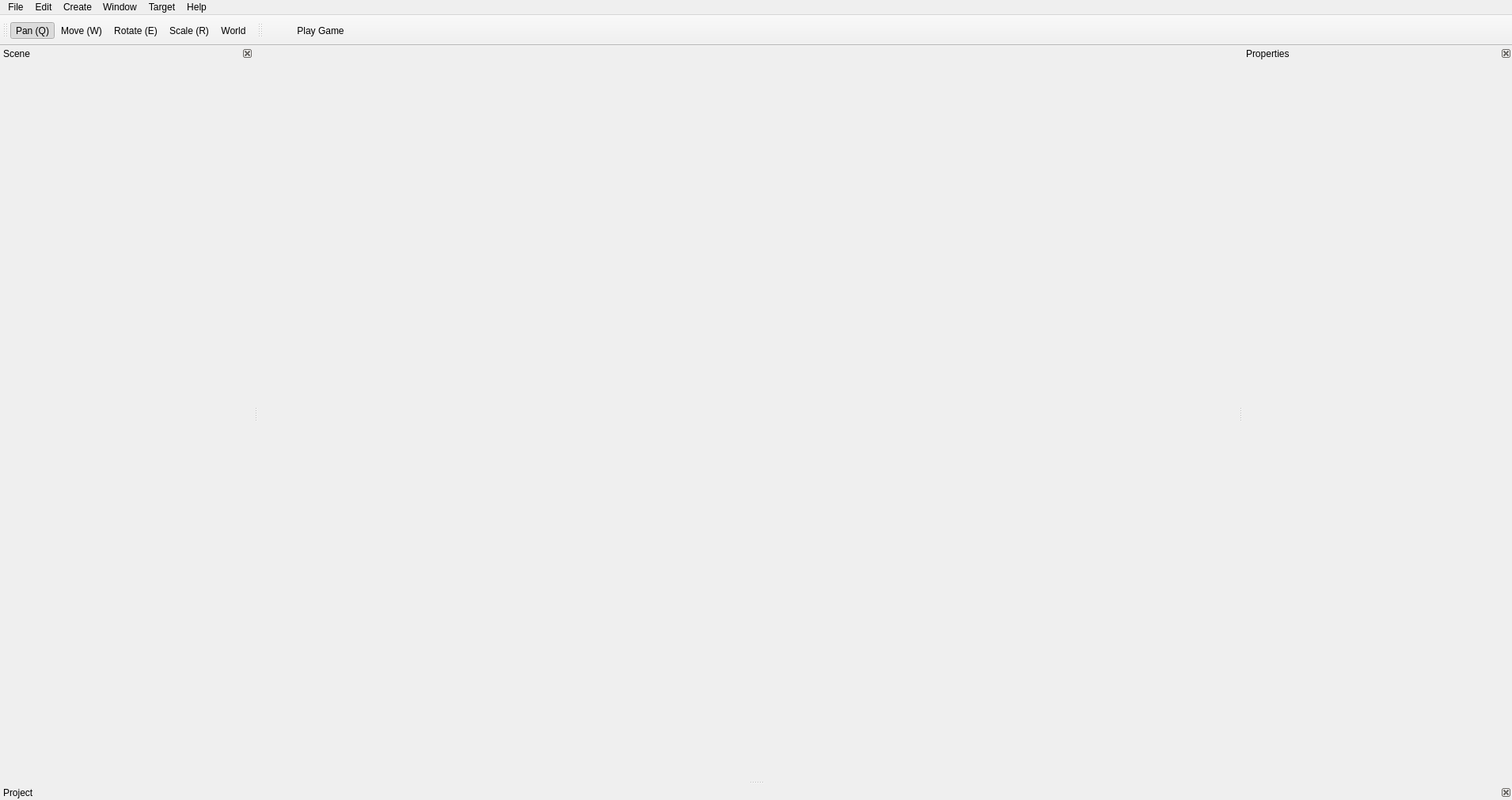
<?xml version="1.0" encoding="UTF-8"?>
<ui version="4.0">
 <class>EditorWindow</class>
 <widget class="QMainWindow" name="EditorWindow">
  <property name="geometry">
   <rect>
    <x>0</x>
    <y>0</y>
    <width>1910</width>
    <height>1010</height>
   </rect>
  </property>
  <property name="windowTitle">
   <string/>
  </property>
  <property name="iconSize">
   <size>
    <width>32</width>
    <height>32</height>
   </size>
  </property>
  <property name="tabShape">
   <enum>QTabWidget::Rounded</enum>
  </property>
  <property name="dockNestingEnabled">
   <bool>true</bool>
  </property>
  <property name="dockOptions">
   <set>QMainWindow::AllowNestedDocks|QMainWindow::AllowTabbedDocks|QMainWindow::AnimatedDocks|QMainWindow::ForceTabbedDocks|QMainWindow::VerticalTabs</set>
  </property>
  <widget class="QWidget" name="centralWidget"/>
  <widget class="QMenuBar" name="menuBar">
   <property name="geometry">
    <rect>
     <x>0</x>
     <y>0</y>
     <width>1910</width>
     <height>21</height>
    </rect>
   </property>
   <widget class="QMenu" name="menuFile">
    <property name="title">
     <string>File</string>
    </property>
    <addaction name="actionNewProject"/>
    <addaction name="actionOpenProject"/>
    <addaction name="actionSave"/>
    <addaction name="actionSaveAs"/>
    <addaction name="actionSaveAll"/>
    <addaction name="actionImport"/>
    <addaction name="separator"/>
    <addaction name="actionPackage"/>
    <addaction name="separator"/>
    <addaction name="actionExit"/>
   </widget>
   <widget class="QMenu" name="menuEdit">
    <property name="title">
     <string>Edit</string>
    </property>
    <addaction name="actionPreferences"/>
    <addaction name="separator"/>
    <addaction name="actionUndo"/>
    <addaction name="actionRedo"/>
    <addaction name="separator"/>
    <addaction name="actionCut"/>
    <addaction name="actionCopy"/>
    <addaction name="actionPaste"/>
    <addaction name="separator"/>
    <addaction name="actionDuplicate"/>
    <addaction name="actionDelete"/>
    <addaction name="actionFrame"/>
    <addaction name="actionFind"/>
   </widget>
   <widget class="QMenu" name="menuCreate">
    <property name="title">
     <string>Create</string>
    </property>
    <addaction name="actionCreateObject"/>
    <addaction name="separator"/>
    <addaction name="actionCreateCube"/>
    <addaction name="actionCreateSphere"/>
    <addaction name="actionCreateCylinder"/>
    <addaction name="separator"/>
    <addaction name="actionCreateCamera"/>
    <addaction name="separator"/>
    <addaction name="actionCreateDirectionalLight"/>
    <addaction name="actionCreatePointLight"/>
    <addaction name="actionCreateSpotLight"/>
    <addaction name="separator"/>
    <addaction name="actionCreateSprite"/>
    <addaction name="actionCreateText"/>
    <addaction name="actionCreateUI"/>
    <addaction name="separator"/>
    <addaction name="actionCreateTerrain"/>
    <addaction name="actionCreateParticleEmitter"/>
    <addaction name="separator"/>
    <addaction name="actionCreateAudio"/>
    <addaction name="actionCreateVideo"/>
   </widget>
   <widget class="QMenu" name="menuWindow">
    <property name="title">
     <string>Window</string>
    </property>
    <addaction name="actionWindowProperties"/>
    <addaction name="actionWindowScene"/>
    <addaction name="actionWindowProject"/>
    <addaction name="actionWindowConsole"/>
   </widget>
   <widget class="QMenu" name="menuHelp">
    <property name="title">
     <string>Help</string>
    </property>
    <addaction name="actionAbout"/>
   </widget>
   <widget class="QMenu" name="menuTarget">
    <property name="title">
     <string>Target</string>
    </property>
    <addaction name="actionEditor"/>
    <addaction name="separator"/>
    <addaction name="actionPC"/>
    <addaction name="actionAndroid"/>
    <addaction name="actioniOS"/>
   </widget>
   <addaction name="menuFile"/>
   <addaction name="menuEdit"/>
   <addaction name="menuCreate"/>
   <addaction name="menuWindow"/>
   <addaction name="menuTarget"/>
   <addaction name="menuHelp"/>
  </widget>
  <widget class="DockWidget" name="dockWidgetProject">
   <property name="features">
    <set>QDockWidget::DockWidgetClosable|QDockWidget::DockWidgetMovable</set>
   </property>
   <property name="allowedAreas">
    <set>Qt::BottomDockWidgetArea|Qt::LeftDockWidgetArea|Qt::RightDockWidgetArea</set>
   </property>
   <property name="windowTitle">
    <string>Project</string>
   </property>
   <attribute name="dockWidgetArea">
    <number>8</number>
   </attribute>
   <widget class="QWidget" name="dockWidgetContents"/>
  </widget>
  <widget class="DockWidget" name="dockWidgetScene">
   <property name="sizePolicy">
    <sizepolicy hsizetype="Preferred" vsizetype="Preferred">
     <horstretch>0</horstretch>
     <verstretch>0</verstretch>
    </sizepolicy>
   </property>
   <property name="minimumSize">
    <size>
     <width>320</width>
     <height>35</height>
    </size>
   </property>
   <property name="features">
    <set>QDockWidget::DockWidgetClosable|QDockWidget::DockWidgetMovable</set>
   </property>
   <property name="allowedAreas">
    <set>Qt::BottomDockWidgetArea|Qt::LeftDockWidgetArea|Qt::RightDockWidgetArea</set>
   </property>
   <property name="windowTitle">
    <string>Scene</string>
   </property>
   <attribute name="dockWidgetArea">
    <number>1</number>
   </attribute>
   <widget class="QWidget" name="dockWidgetContents_2"/>
  </widget>
  <widget class="DockWidget" name="dockWidgetProperties">
   <property name="sizePolicy">
    <sizepolicy hsizetype="Preferred" vsizetype="Preferred">
     <horstretch>0</horstretch>
     <verstretch>0</verstretch>
    </sizepolicy>
   </property>
   <property name="minimumSize">
    <size>
     <width>340</width>
     <height>35</height>
    </size>
   </property>
   <property name="autoFillBackground">
    <bool>false</bool>
   </property>
   <property name="features">
    <set>QDockWidget::DockWidgetClosable|QDockWidget::DockWidgetMovable</set>
   </property>
   <property name="allowedAreas">
    <set>Qt::BottomDockWidgetArea|Qt::LeftDockWidgetArea|Qt::RightDockWidgetArea</set>
   </property>
   <property name="windowTitle">
    <string>Properties</string>
   </property>
   <attribute name="dockWidgetArea">
    <number>2</number>
   </attribute>
   <widget class="QWidget" name="dockWidgetContents_3"/>
  </widget>
  <widget class="QToolBar" name="toolBarTransform">
   <property name="windowTitle">
    <string/>
   </property>
   <attribute name="toolBarArea">
    <enum>TopToolBarArea</enum>
   </attribute>
   <attribute name="toolBarBreak">
    <bool>false</bool>
   </attribute>
   <addaction name="actionTransformPan"/>
   <addaction name="actionTransformMove"/>
   <addaction name="actionTransformRotate"/>
   <addaction name="actionTransformScale"/>
   <addaction name="actionTransformMode"/>
  </widget>
  <widget class="QToolBar" name="toolBarRun">
   <property name="windowTitle">
    <string/>
   </property>
   <property name="iconSize">
    <size>
     <width>24</width>
     <height>24</height>
    </size>
   </property>
   <attribute name="toolBarArea">
    <enum>TopToolBarArea</enum>
   </attribute>
   <attribute name="toolBarBreak">
    <bool>false</bool>
   </attribute>
   <addaction name="actionViewFullscreen"/>
   <addaction name="actionPlay"/>
  </widget>
  <action name="actionNewProject">
   <property name="icon">
    <iconset resource="../gameplay-editor.qrc">
     <normaloff>:/res/images/file-new.png</normaloff>:/res/images/file-new.png</iconset>
   </property>
   <property name="text">
    <string>New Project</string>
   </property>
   <property name="shortcut">
    <string>Meta+Shift+N</string>
   </property>
  </action>
  <action name="actionOpenProject">
   <property name="icon">
    <iconset resource="../gameplay-editor.qrc">
     <normaloff>:/res/images/file-open.png</normaloff>:/res/images/file-open.png</iconset>
   </property>
   <property name="text">
    <string>Open Project</string>
   </property>
   <property name="toolTip">
    <string>Open Project</string>
   </property>
   <property name="shortcut">
    <string>Meta+Shift+O</string>
   </property>
  </action>
  <action name="actionSave">
   <property name="icon">
    <iconset resource="../gameplay-editor.qrc">
     <normaloff>:/res/images/file-save.png</normaloff>:/res/images/file-save.png</iconset>
   </property>
   <property name="text">
    <string>Save</string>
   </property>
   <property name="iconText">
    <string>Save</string>
   </property>
   <property name="toolTip">
    <string>Save</string>
   </property>
   <property name="shortcut">
    <string>Meta+S</string>
   </property>
  </action>
  <action name="actionSaveAs">
   <property name="text">
    <string>Save As</string>
   </property>
   <property name="iconText">
    <string>Save As</string>
   </property>
   <property name="toolTip">
    <string>Save As</string>
   </property>
   <property name="shortcut">
    <string>Ctrl+Shift+S</string>
   </property>
  </action>
  <action name="actionSaveAll">
   <property name="text">
    <string>Save All</string>
   </property>
   <property name="iconText">
    <string>Save All</string>
   </property>
   <property name="toolTip">
    <string>Save All</string>
   </property>
  </action>
  <action name="actionPreferences">
   <property name="icon">
    <iconset resource="../gameplay-editor.qrc">
     <normaloff>:/res/images/preferences.png</normaloff>:/res/images/preferences.png</iconset>
   </property>
   <property name="text">
    <string>Preferences</string>
   </property>
  </action>
  <action name="actionUndo">
   <property name="text">
    <string>Undo</string>
   </property>
   <property name="shortcut">
    <string>Meta+Z</string>
   </property>
  </action>
  <action name="actionRedo">
   <property name="text">
    <string>Redo</string>
   </property>
   <property name="shortcut">
    <string>Meta+Y</string>
   </property>
  </action>
  <action name="actionCut">
   <property name="text">
    <string>Cut</string>
   </property>
   <property name="shortcut">
    <string>Meta+X</string>
   </property>
  </action>
  <action name="actionCopy">
   <property name="text">
    <string>Copy</string>
   </property>
   <property name="shortcut">
    <string>Meta+C</string>
   </property>
  </action>
  <action name="actionPaste">
   <property name="text">
    <string>Paste</string>
   </property>
   <property name="shortcut">
    <string>Meta+V</string>
   </property>
  </action>
  <action name="actionDuplicate">
   <property name="text">
    <string>Duplicate</string>
   </property>
   <property name="shortcut">
    <string>Meta+D</string>
   </property>
  </action>
  <action name="actionDelete">
   <property name="text">
    <string>Delete</string>
   </property>
   <property name="shortcut">
    <string>Meta+Backspace</string>
   </property>
  </action>
  <action name="actionFrame">
   <property name="text">
    <string>Frame (Center)</string>
   </property>
   <property name="shortcut">
    <string>F</string>
   </property>
  </action>
  <action name="actionFind">
   <property name="text">
    <string>Find</string>
   </property>
   <property name="shortcut">
    <string>Meta+F</string>
   </property>
  </action>
  <action name="actionImport">
   <property name="icon">
    <iconset resource="../gameplay-editor.qrc">
     <normaloff>:/res/images/file-import.png</normaloff>:/res/images/file-import.png</iconset>
   </property>
   <property name="text">
    <string>Import Asset</string>
   </property>
   <property name="shortcut">
    <string>Meta+I</string>
   </property>
  </action>
  <action name="actionAdd">
   <property name="icon">
    <iconset>
     <normaloff>:/res/images/scene-add.png</normaloff>:/res/images/scene-add.png</iconset>
   </property>
   <property name="text">
    <string>Add to Scene</string>
   </property>
   <property name="shortcut">
    <string>Meta+N</string>
   </property>
  </action>
  <action name="actionHelp">
   <property name="icon">
    <iconset>
     <normaloff>:/res/images/project-help.png</normaloff>:/res/images/project-help.png</iconset>
   </property>
   <property name="text">
    <string>Help</string>
   </property>
   <property name="shortcut">
    <string>Meta+H</string>
   </property>
  </action>
  <action name="actionAbout">
   <property name="text">
    <string>About</string>
   </property>
   <property name="iconVisibleInMenu">
    <bool>true</bool>
   </property>
  </action>
  <action name="actionPlay">
   <property name="icon">
    <iconset resource="../gameplay-editor.qrc">
     <normaloff>:/res/images/play.png</normaloff>:/res/images/play.png</iconset>
   </property>
   <property name="text">
    <string>Play Game</string>
   </property>
   <property name="shortcut">
    <string>F5</string>
   </property>
  </action>
  <action name="actionPackage">
   <property name="icon">
    <iconset resource="../gameplay-editor.qrc">
     <normaloff>:/res/images/file-package.png</normaloff>:/res/images/file-package.png</iconset>
   </property>
   <property name="text">
    <string>Package</string>
   </property>
   <property name="shortcut">
    <string>F7</string>
   </property>
  </action>
  <action name="actionTransformPan">
   <property name="checkable">
    <bool>true</bool>
   </property>
   <property name="checked">
    <bool>true</bool>
   </property>
   <property name="icon">
    <iconset resource="../gameplay-editor.qrc">
     <normaloff>:/res/images/transform-pan.png</normaloff>:/res/images/transform-pan.png</iconset>
   </property>
   <property name="text">
    <string>Pan (Q)</string>
   </property>
   <property name="toolTip">
    <string>Pan (Q)</string>
   </property>
   <property name="shortcut">
    <string>Q</string>
   </property>
  </action>
  <action name="actionTransformMove">
   <property name="checkable">
    <bool>true</bool>
   </property>
   <property name="checked">
    <bool>false</bool>
   </property>
   <property name="icon">
    <iconset resource="../gameplay-editor.qrc">
     <normaloff>:/res/images/transform-move.png</normaloff>:/res/images/transform-move.png</iconset>
   </property>
   <property name="text">
    <string>Move (W)</string>
   </property>
   <property name="toolTip">
    <string>Move (W)</string>
   </property>
   <property name="shortcut">
    <string>W</string>
   </property>
  </action>
  <action name="actionTransformRotate">
   <property name="checkable">
    <bool>true</bool>
   </property>
   <property name="icon">
    <iconset resource="../gameplay-editor.qrc">
     <normaloff>:/res/images/transform-rotate.png</normaloff>:/res/images/transform-rotate.png</iconset>
   </property>
   <property name="text">
    <string>Rotate (E)</string>
   </property>
   <property name="toolTip">
    <string>Rotate (E)</string>
   </property>
   <property name="shortcut">
    <string>E</string>
   </property>
  </action>
  <action name="actionTransformScale">
   <property name="checkable">
    <bool>true</bool>
   </property>
   <property name="icon">
    <iconset resource="../gameplay-editor.qrc">
     <normaloff>:/res/images/transform-scale.png</normaloff>:/res/images/transform-scale.png</iconset>
   </property>
   <property name="text">
    <string>Scale (R)</string>
   </property>
   <property name="toolTip">
    <string>Scale (R)</string>
   </property>
   <property name="shortcut">
    <string>R</string>
   </property>
  </action>
  <action name="actionTransformMode">
   <property name="checkable">
    <bool>true</bool>
   </property>
   <property name="text">
    <string>World</string>
   </property>
   <property name="iconText">
    <string>World</string>
   </property>
   <property name="toolTip">
    <string>Transform - Mode</string>
   </property>
  </action>
  <action name="actionTransformModeWorld">
   <property name="icon">
    <iconset resource="../gameplay-editor.qrc">
     <normaloff>:/res/images/transform-mode-world.png</normaloff>:/res/images/transform-mode-world.png</iconset>
   </property>
   <property name="text">
    <string>Transform - World</string>
   </property>
   <property name="toolTip">
    <string>Transform - World</string>
   </property>
  </action>
  <action name="actionTransformModeLocal">
   <property name="icon">
    <iconset resource="../gameplay-editor.qrc">
     <normaloff>:/res/images/transform-mode-local.png</normaloff>:/res/images/transform-mode-local.png</iconset>
   </property>
   <property name="text">
    <string>Transform - Local</string>
   </property>
   <property name="toolTip">
    <string>Transform - Local</string>
   </property>
  </action>
  <action name="actionCreateObject">
   <property name="icon">
    <iconset resource="../gameplay-editor.qrc">
     <normaloff>:/res/images/scene-object.png</normaloff>:/res/images/scene-object.png</iconset>
   </property>
   <property name="text">
    <string>Create Object</string>
   </property>
   <property name="toolTip">
    <string>Create Object</string>
   </property>
  </action>
  <action name="actionCreateCube">
   <property name="icon">
    <iconset resource="../gameplay-editor.qrc">
     <normaloff>:/res/images/scene-shape-cube.png</normaloff>:/res/images/scene-shape-cube.png</iconset>
   </property>
   <property name="text">
    <string>Create Cube</string>
   </property>
   <property name="toolTip">
    <string>Create Cube</string>
   </property>
  </action>
  <action name="actionCreateCone">
   <property name="icon">
    <iconset resource="../gameplay-editor.qrc">
     <normaloff>:/res/images/scene-shape-cone.png</normaloff>:/res/images/scene-shape-cone.png</iconset>
   </property>
   <property name="text">
    <string>Create Cone</string>
   </property>
   <property name="toolTip">
    <string>Create Cone</string>
   </property>
  </action>
  <action name="actionCreateCylinder">
   <property name="icon">
    <iconset resource="../gameplay-editor.qrc">
     <normaloff>:/res/images/scene-shape-cylinder.png</normaloff>:/res/images/scene-shape-cylinder.png</iconset>
   </property>
   <property name="text">
    <string>Create Cylinder</string>
   </property>
   <property name="toolTip">
    <string>Create Cylinder</string>
   </property>
  </action>
  <action name="actionCreateSphere">
   <property name="icon">
    <iconset resource="../gameplay-editor.qrc">
     <normaloff>:/res/images/scene-shape-sphere.png</normaloff>:/res/images/scene-shape-sphere.png</iconset>
   </property>
   <property name="text">
    <string>Create Sphere</string>
   </property>
   <property name="toolTip">
    <string>Create Sphere</string>
   </property>
  </action>
  <action name="actionCreateCamera">
   <property name="icon">
    <iconset resource="../gameplay-editor.qrc">
     <normaloff>:/res/images/scene-camera.png</normaloff>:/res/images/scene-camera.png</iconset>
   </property>
   <property name="text">
    <string>Create Camera</string>
   </property>
   <property name="toolTip">
    <string>Create Camera</string>
   </property>
  </action>
  <action name="actionCreateSpotLight">
   <property name="icon">
    <iconset resource="../gameplay-editor.qrc">
     <normaloff>:/res/images/scene-light-spot.png</normaloff>:/res/images/scene-light-spot.png</iconset>
   </property>
   <property name="text">
    <string>Create Spot Light</string>
   </property>
   <property name="toolTip">
    <string>Create Spot Light</string>
   </property>
  </action>
  <action name="actionCreatePointLight">
   <property name="icon">
    <iconset resource="../gameplay-editor.qrc">
     <normaloff>:/res/images/scene-light-point.png</normaloff>:/res/images/scene-light-point.png</iconset>
   </property>
   <property name="text">
    <string>Create Point Light</string>
   </property>
   <property name="toolTip">
    <string>Create Point Light</string>
   </property>
  </action>
  <action name="actionCreateDirectionalLight">
   <property name="icon">
    <iconset resource="../gameplay-editor.qrc">
     <normaloff>:/res/images/scene-light-directional.png</normaloff>:/res/images/scene-light-directional.png</iconset>
   </property>
   <property name="text">
    <string>Create Directional Light</string>
   </property>
   <property name="toolTip">
    <string>Create Directional Light</string>
   </property>
  </action>
  <action name="actionCreateTerrain">
   <property name="icon">
    <iconset resource="../gameplay-editor.qrc">
     <normaloff>:/res/images/scene-terrain.png</normaloff>:/res/images/scene-terrain.png</iconset>
   </property>
   <property name="text">
    <string>Create Terrain</string>
   </property>
   <property name="toolTip">
    <string>Create Terrain</string>
   </property>
  </action>
  <action name="actionCreateSprite">
   <property name="icon">
    <iconset resource="../gameplay-editor.qrc">
     <normaloff>:/res/images/scene-sprite.png</normaloff>:/res/images/scene-sprite.png</iconset>
   </property>
   <property name="text">
    <string>Create Sprite</string>
   </property>
   <property name="toolTip">
    <string>Create Sprite</string>
   </property>
  </action>
  <action name="actionCreateText">
   <property name="icon">
    <iconset resource="../gameplay-editor.qrc">
     <normaloff>:/res/images/scene-text.png</normaloff>:/res/images/scene-text.png</iconset>
   </property>
   <property name="text">
    <string>Create Text</string>
   </property>
   <property name="toolTip">
    <string>Create Text</string>
   </property>
  </action>
  <action name="actionCreateUI">
   <property name="icon">
    <iconset resource="../gameplay-editor.qrc">
     <normaloff>:/res/images/scene-ui.png</normaloff>:/res/images/scene-ui.png</iconset>
   </property>
   <property name="text">
    <string>Create UI</string>
   </property>
   <property name="toolTip">
    <string>Create UI</string>
   </property>
  </action>
  <action name="actionCreateParticleEmitter">
   <property name="icon">
    <iconset resource="../gameplay-editor.qrc">
     <normaloff>:/res/images/scene-particles.png</normaloff>:/res/images/scene-particles.png</iconset>
   </property>
   <property name="text">
    <string>Create Particle Emitter</string>
   </property>
   <property name="toolTip">
    <string>Create Particle Emitter</string>
   </property>
  </action>
  <action name="actionCreateAudio">
   <property name="icon">
    <iconset resource="../gameplay-editor.qrc">
     <normaloff>:/res/images/scene-audio.png</normaloff>:/res/images/scene-audio.png</iconset>
   </property>
   <property name="text">
    <string>Create Audio</string>
   </property>
   <property name="toolTip">
    <string>Create Audio</string>
   </property>
  </action>
  <action name="actionCreateVideo">
   <property name="icon">
    <iconset resource="../gameplay-editor.qrc">
     <normaloff>:/res/images/scene-video.png</normaloff>:/res/images/scene-video.png</iconset>
   </property>
   <property name="text">
    <string>Create Video</string>
   </property>
   <property name="toolTip">
    <string>Create Video</string>
   </property>
  </action>
  <action name="actionShading">
   <property name="text">
    <string>Shading</string>
   </property>
   <property name="toolTip">
    <string>Shading</string>
   </property>
  </action>
  <action name="actionShadingLit">
   <property name="icon">
    <iconset resource="../gameplay-editor.qrc">
     <normaloff>:/res/images/shading-lit.png</normaloff>:/res/images/shading-lit.png</iconset>
   </property>
   <property name="text">
    <string>Shading - Lit</string>
   </property>
   <property name="toolTip">
    <string>Shading - Lit</string>
   </property>
  </action>
  <action name="actionShadingUnlit">
   <property name="icon">
    <iconset resource="../gameplay-editor.qrc">
     <normaloff>:/res/images/shading-unlit.png</normaloff>:/res/images/shading-unlit.png</iconset>
   </property>
   <property name="text">
    <string>Shading - Unlit</string>
   </property>
   <property name="toolTip">
    <string>Shading - Unlit</string>
   </property>
  </action>
  <action name="actionShadingWireframe">
   <property name="checkable">
    <bool>false</bool>
   </property>
   <property name="icon">
    <iconset resource="../gameplay-editor.qrc">
     <normaloff>:/res/images/shading-wireframe.png</normaloff>:/res/images/shading-wireframe.png</iconset>
   </property>
   <property name="text">
    <string>Shading - Wireframe</string>
   </property>
   <property name="toolTip">
    <string>Shading - Wireframe</string>
   </property>
  </action>
  <action name="actionShowBounds">
   <property name="checkable">
    <bool>true</bool>
   </property>
   <property name="checked">
    <bool>true</bool>
   </property>
   <property name="text">
    <string>Show Bounds</string>
   </property>
   <property name="toolTip">
    <string>View Bounds</string>
   </property>
  </action>
  <action name="actionShowGrid">
   <property name="checkable">
    <bool>true</bool>
   </property>
   <property name="checked">
    <bool>true</bool>
   </property>
   <property name="icon">
    <iconset resource="../gameplay-editor.qrc">
     <normaloff>:/res/images/show-grid.png</normaloff>:/res/images/show-grid.png</iconset>
   </property>
   <property name="text">
    <string>Show Grid</string>
   </property>
   <property name="toolTip">
    <string>Toggles Grid</string>
   </property>
  </action>
  <action name="actionViewFullscreen">
   <property name="checkable">
    <bool>true</bool>
   </property>
   <property name="icon">
    <iconset resource="../gameplay-editor.qrc">
     <normaloff>:/res/images/fullscreen.png</normaloff>:/res/images/fullscreen.png</iconset>
   </property>
   <property name="text">
    <string/>
   </property>
   <property name="toolTip">
    <string>View Fullscreen</string>
   </property>
  </action>
  <action name="actionExit">
   <property name="text">
    <string>Exit</string>
   </property>
   <property name="toolTip">
    <string>Exit</string>
   </property>
  </action>
  <action name="actionEditor">
   <property name="checkable">
    <bool>false</bool>
   </property>
   <property name="text">
    <string>Editor</string>
   </property>
  </action>
  <action name="actionPC">
   <property name="text">
    <string>PC</string>
   </property>
  </action>
  <action name="actionAndroid">
   <property name="text">
    <string>Android</string>
   </property>
  </action>
  <action name="actioniOS">
   <property name="text">
    <string>iOS</string>
   </property>
  </action>
  <action name="actionShow">
   <property name="icon">
    <iconset resource="../gameplay-editor.qrc">
     <normaloff>:/res/images/show.png</normaloff>:/res/images/show.png</iconset>
   </property>
   <property name="text">
    <string>Show</string>
   </property>
   <property name="iconText">
    <string>Show</string>
   </property>
  </action>
  <action name="actionWindowScene">
   <property name="text">
    <string>Scene</string>
   </property>
  </action>
  <action name="actionWindowProject">
   <property name="text">
    <string>Project</string>
   </property>
   <property name="toolTip">
    <string>Project</string>
   </property>
  </action>
  <action name="actionWindowConsole">
   <property name="text">
    <string>Console</string>
   </property>
  </action>
  <action name="actionWindowProperties">
   <property name="text">
    <string>Properties</string>
   </property>
  </action>
 </widget>
 <layoutdefault spacing="6" margin="11"/>
 <customwidgets>
  <customwidget>
   <class>DockWidget</class>
   <extends>QDockWidget</extends>
   <header>DockWidget.h</header>
   <container>1</container>
  </customwidget>
 </customwidgets>
 <resources>
  <include location="../gameplay-editor.qrc"/>
 </resources>
 <connections/>
 <slots>
  <slot>openProject()</slot>
  <slot>newProject()</slot>
  <slot>closeProject()</slot>
 </slots>
</ui>
